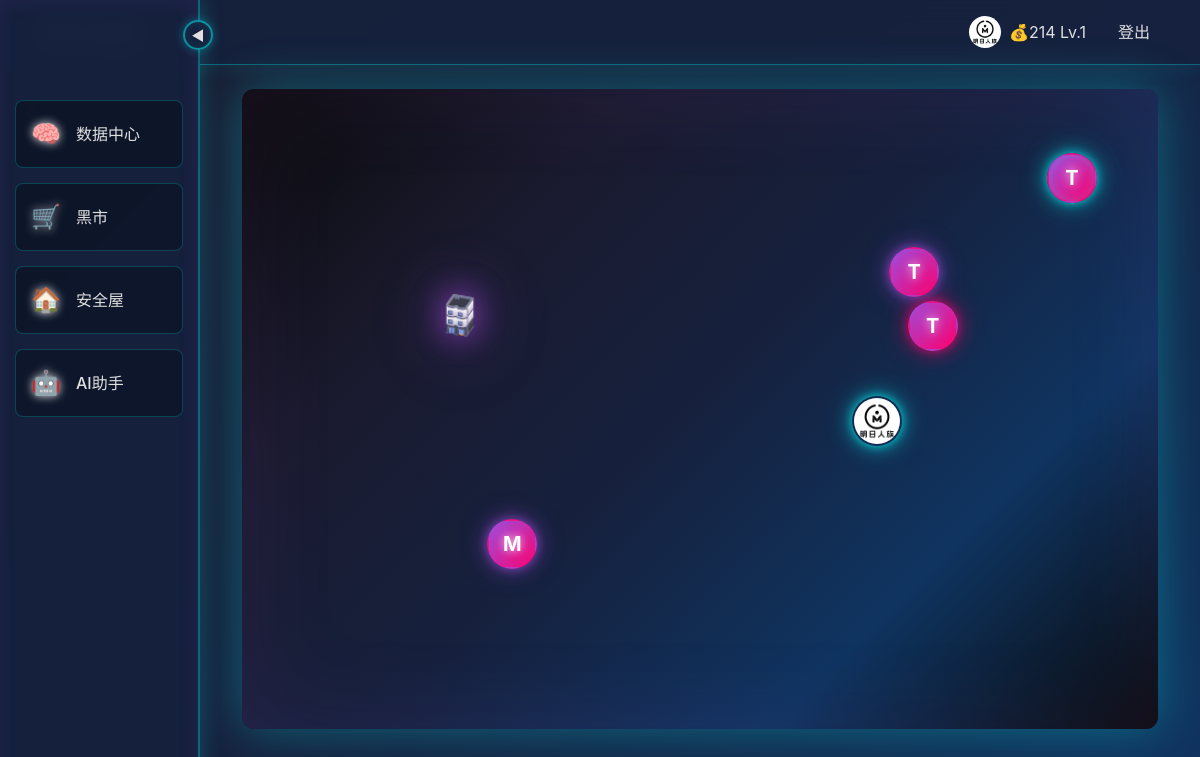
Screenshot of / (signed in) with the database file from the repository.
### web/models.py (models this page shows, shortened)
class UserProfile(models.Model):
    user = models.OneToOneField(User, on_delete=models.CASCADE, related_name="profile")
    avatar = models.ImageField(upload_to="avatars/", blank=True, null=True, verbose_name="头像")
    nickname = models.CharField(max_length=50, blank=True, verbose_name="昵称")
    coins = models.IntegerField(default=100, verbose_name="游戏币")
    level = models.IntegerField(default=1, verbose_name="等级")
    experience = models.IntegerField(default=0, verbose_name="经验值")
    last_checkin = models.DateField(null=True, blank=True, verbose_name="上次签到日期")
    bio = models.TextField(blank=True, verbose_name="个性签名")
    class Meta:
        verbose_name = "用户档案"
        verbose_name_plural = "用户档案"

class LandPlot(models.Model):
    BUILDING_TYPE_CHOICES = [
        ('NONE', '空地'),
        ('APARTMENT', '胶囊公寓'),
        ('VILLA', '霓虹别墅'),
        ('TOWER', '摩天大楼'),
    ]
    name = models.CharField(max_length=100, verbose_name="地块名称")
    x_pos = models.IntegerField(verbose_name="横坐标", help_text="0-100之间的整数")
    y_pos = models.IntegerField(verbose_name="纵坐标", help_text="0-100之间的整数")
    owner = models.ForeignKey(
        User,
        on_delete=models.SET_NULL,
        null=True,
        blank=True,
        related_name="land_plots",
        verbose_name="拥有者"
    )
    price = models.IntegerField(verbose_name="系统初始售价")
    building_type = models.CharField(
        max_length=20,
        choices=BUILDING_TYPE_CHOICES,
        default='NONE',
        verbose_name="建筑类型"
    )
    is_for_sale = models.BooleanField(default=False, verbose_name="是否正在转售")
    resale_price = models.IntegerField(null=True, blank=True, verbose_name="转售价格")
    class Meta:
        verbose_name = "地块"
        verbose_name_plural = "地块"
        ordering = ["name"]

### web/views.py (the view)
# urls.py: path("", views.index, name="index"),
def index(request):
    latest_users = User.objects.select_related('profile').order_by('-date_joined')[:20]
    for user in latest_users:
        if not hasattr(user, 'profile'):
            UserProfile.objects.create(user=user)
    plots = LandPlot.objects.all().select_related('owner', 'owner__profile')
    for plot in plots:
        if plot.owner and not hasattr(plot.owner, 'profile'):
            UserProfile.objects.create(user=plot.owner)
    current_user_id = request.user.id if request.user.is_authenticated else None
    context = {
        "latest_users": latest_users,
        "plots": plots,
        "current_user_id": current_user_id,
    }
    return render(request, "web/index.html", context)

### web/templates/web/index.html (shortened to what this page needs)
{% extends 'web/base.html' %}
{% load static %}
{% block content %}
  <div class="sidebar" id="sidebar">
    <button class="sidebar-toggle" id="sidebarToggle" aria-label="切换侧边栏">
      <span class="toggle-icon">◀</span>
    </button>
    <div class="sidebar-content">
      <a href="{% url 'web:tree_index' %}" class="sidebar-item" title="数据中心">
        <span class="sidebar-icon">🧠</span>
        <span class="sidebar-text">数据中心</span>
      </a>
      <a href="{% url 'web:shop' %}" class="sidebar-item" title="黑市">
        <span class="sidebar-icon">🛒</span>
        <span class="sidebar-text">黑市</span>
      </a>
      <a href="{% url 'web:profile' %}" class="sidebar-item" title="安全屋">
        <span class="sidebar-icon">🏠</span>
        <span class="sidebar-text">安全屋</span>
      </a>
      <a href="{% url 'web:ai_assistant' %}" class="sidebar-item" title="AI助手">
        <span class="sidebar-icon">🤖</span>
        <span class="sidebar-text">AI助手</span>
      </a>
    </div>
  </div>
  <div class="city-stage">
    {% for user_obj in latest_users %}
      {% with profile=user_obj.profile %}
        <div
          class="citizen"
          data-user-id="{{ user_obj.id }}"
          data-username="{{ user_obj.username }}"
          data-nickname="{{ profile.nickname|default:user_obj.username }}"
          data-avatar-url="{% if profile.avatar %}{{ profile.avatar.url }}{% endif %}"
          data-level="{{ profile.level|default:1 }}"
          {% if user.is_authenticated %}data-is-current-user="{% if user_obj.id == user.id %}true{% else %}false{% endif %}"{% else %}data-is-current-user="false"{% endif %}
        >
          {% if profile.avatar %}
            <img
              src="{{ profile.avatar.url }}"
              alt="{{ profile.nickname|default:user_obj.username }}"
              class="citizen-avatar"
            >
          {% else %}
            <div class="citizen-avatar citizen-avatar-placeholder">
              {{ user_obj.username|first|upper }}
            </div>
          {% endif %}
        </div>
      {% endwith %}
    {% endfor %}
    {% for plot in plots %}
      <div
        class="land-plot {% if plot.owner %}land-plot-owned{% else %}land-plot-available{% endif %}"
        data-id="{{ plot.id }}"
        data-price="{{ plot.price }}"
        data-name="{{ plot.name }}"
        data-owner-id="{% if plot.owner %}{{ plot.owner.id }}{% endif %}"
        data-owner-name="{% if plot.owner %}{{ plot.owner.profile.nickname|default:plot.owner.username }}{% endif %}"
        data-is-mine="{% if plot.owner and current_user_id and plot.owner.id == current_user_id %}yes{% else %}no{% endif %}"
        style="left: {{ plot.x_pos|default:0 }}%; top: {{ plot.y_pos|default:0 }}%; z-index: {{ plot.y_pos|default:0 }};"
      >
        {% if plot.owner %}
          <img
            src="{% static 'web/images/plot_building.png' %}"
            alt="{{ plot.name }}"
            class="land-plot-image"
          >
        {% else %}
          <img
            src="{% static 'web/images/plot_empty.png' %}"
            alt="{{ plot.name }}"
            class="land-plot-image land-plot-empty"
          >
        {% endif %}
      </div>
    {% endfor %}
  </div>
{% endblock %}

### web/templates/web/base.html (shortened to what this page needs)
<!doctype html>
<html lang="zh-CN">
  <head>
    <link
      href="https://cdn.jsdelivr.net/npm/bootstrap@5.3.3/dist/css/bootstrap.min.css"
      rel="stylesheet"
    >
  </head>
  <body>
    <nav class="navbar navbar-expand-lg navbar-dark mb-4">
      <div class="container">
        <a class="navbar-brand" href="{% url 'web:index' %}">Demo站点</a>
        <div class="collapse navbar-collapse">
          <ul class="navbar-nav ms-auto align-items-center">
            {% if user.is_authenticated %}
              <li class="nav-item me-3">
                <span class="nav-link d-flex align-items-center" style="cursor: default;">
                  {% with profile=user.profile %}
                    {% if profile.avatar %}
                      <img
                        src="{{ profile.avatar.url }}"
                        alt="头像"
                        class="rounded-circle me-2"
                        style="width: 32px; height: 32px; object-fit: cover;"
                      >
                    {% endif %}
                    <span>
                      💰{{ profile.coins }} Lv.{{ profile.level }}
                    </span>
                  {% endwith %}
                </span>
              </li>
              <li class="nav-item">
                <a class="nav-link" href="{% url 'web:logout' %}">登出</a>
              </li>
            {% endif %}
          </ul>
        </div>
      </div>
    </nav>
    <main class="container">
      {% block content %}{% endblock %}
    </main>
  </body>
</html>

### web/templates/web/base.html (style rules this page uses)
:root { --bg-primary: #1a1a2e; --bg-secondary: #16213e; --bg-card: #16213e; --text-primary: #e0e0e0; --text-secondary: #b0b0b0; --neon-cyan: #00ffff; --neon-purple: #9d4edd; --neon-pink: #ff006e; --border-glow: rgba(0, 255, 255, 0.3); }
body { background: linear-gradient(135deg, #1a1a2e 0%, #16213e 50%, #0f3460 100%); background-attachment: fixed; color: var(--text-primary); min-height: 100vh; font-family: -apple-system, BlinkMacSystemFont, 'Segoe UI', 'Microsoft YaHei', sans-serif; }
.navbar { background: rgba(22, 33, 62, 0.85) !important; backdrop-filter: blur(10px); border-bottom: 1px solid var(--border-glow); box-shadow: 0 2px 20px rgba(0, 255, 255, 0.1); }
.navbar-brand, .nav-link { color: var(--text-primary) !important; transition: all 0.3s ease; }
p, span, div, a { color: var(--text-primary); }
.container { background: transparent; }

### rows the page displays
UserProfile: avatar (picture), coins "214", level "1"

### other values shown
{{ user_obj.username|first|upper }} "T"
{{ user_obj.username|first|upper }} "M"
